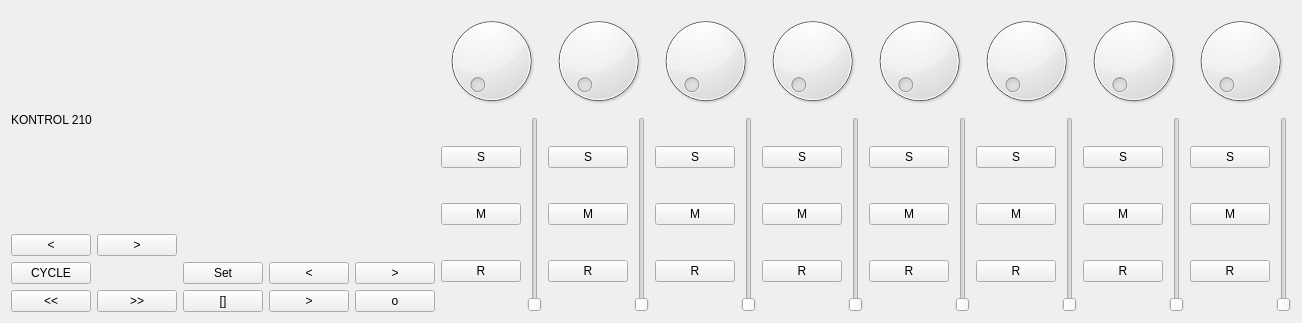
<?xml version="1.0" encoding="UTF-8"?>
<ui version="4.0">
 <class>nanoKontrol2Widget</class>
 <widget class="QWidget" name="nanoKontrol2Widget">
  <property name="geometry">
   <rect>
    <x>0</x>
    <y>0</y>
    <width>1069</width>
    <height>323</height>
   </rect>
  </property>
  <property name="windowTitle">
   <string>Form</string>
  </property>
  <layout class="QHBoxLayout" name="horizontalLayout_4">
   <item>
    <layout class="QHBoxLayout" name="horizontalLayout">
     <item>
      <layout class="QVBoxLayout" name="verticalLayout">
       <item>
        <widget class="QLabel" name="label">
         <property name="text">
          <string>KONTROL 210</string>
         </property>
        </widget>
       </item>
       <item>
        <layout class="QGridLayout" name="gridLayout">
         <property name="sizeConstraint">
          <enum>QLayout::SetDefaultConstraint</enum>
         </property>
         <item row="2" column="1">
          <widget class="QPushButton" name="pushButton_5">
           <property name="sizePolicy">
            <sizepolicy hsizetype="Fixed" vsizetype="Fixed">
             <horstretch>0</horstretch>
             <verstretch>0</verstretch>
            </sizepolicy>
           </property>
           <property name="text">
            <string>&gt;&gt;</string>
           </property>
          </widget>
         </item>
         <item row="2" column="2">
          <widget class="QPushButton" name="pushButton_6">
           <property name="sizePolicy">
            <sizepolicy hsizetype="Fixed" vsizetype="Fixed">
             <horstretch>0</horstretch>
             <verstretch>0</verstretch>
            </sizepolicy>
           </property>
           <property name="text">
            <string>[]</string>
           </property>
          </widget>
         </item>
         <item row="1" column="0">
          <widget class="QPushButton" name="pushButton_3">
           <property name="sizePolicy">
            <sizepolicy hsizetype="Fixed" vsizetype="Fixed">
             <horstretch>0</horstretch>
             <verstretch>0</verstretch>
            </sizepolicy>
           </property>
           <property name="text">
            <string>CYCLE</string>
           </property>
          </widget>
         </item>
         <item row="1" column="2">
          <widget class="QPushButton" name="pushButton_7">
           <property name="sizePolicy">
            <sizepolicy hsizetype="Fixed" vsizetype="Fixed">
             <horstretch>0</horstretch>
             <verstretch>0</verstretch>
            </sizepolicy>
           </property>
           <property name="text">
            <string>Set</string>
           </property>
          </widget>
         </item>
         <item row="0" column="1">
          <widget class="QPushButton" name="pushButton_2">
           <property name="sizePolicy">
            <sizepolicy hsizetype="Fixed" vsizetype="Fixed">
             <horstretch>0</horstretch>
             <verstretch>0</verstretch>
            </sizepolicy>
           </property>
           <property name="text">
            <string>&gt;</string>
           </property>
          </widget>
         </item>
         <item row="1" column="3">
          <widget class="QPushButton" name="pushButton_8">
           <property name="sizePolicy">
            <sizepolicy hsizetype="Fixed" vsizetype="Fixed">
             <horstretch>0</horstretch>
             <verstretch>0</verstretch>
            </sizepolicy>
           </property>
           <property name="text">
            <string>&lt;</string>
           </property>
          </widget>
         </item>
         <item row="2" column="0">
          <widget class="QPushButton" name="pushButton_4">
           <property name="sizePolicy">
            <sizepolicy hsizetype="Fixed" vsizetype="Fixed">
             <horstretch>0</horstretch>
             <verstretch>0</verstretch>
            </sizepolicy>
           </property>
           <property name="text">
            <string>&lt;&lt;</string>
           </property>
          </widget>
         </item>
         <item row="1" column="4">
          <widget class="QPushButton" name="pushButton_9">
           <property name="sizePolicy">
            <sizepolicy hsizetype="Fixed" vsizetype="Fixed">
             <horstretch>0</horstretch>
             <verstretch>0</verstretch>
            </sizepolicy>
           </property>
           <property name="text">
            <string>&gt;</string>
           </property>
          </widget>
         </item>
         <item row="2" column="3">
          <widget class="QPushButton" name="pushButton_10">
           <property name="sizePolicy">
            <sizepolicy hsizetype="Fixed" vsizetype="Fixed">
             <horstretch>0</horstretch>
             <verstretch>0</verstretch>
            </sizepolicy>
           </property>
           <property name="text">
            <string>&gt;</string>
           </property>
          </widget>
         </item>
         <item row="2" column="4">
          <widget class="QPushButton" name="pushButton_11">
           <property name="sizePolicy">
            <sizepolicy hsizetype="Fixed" vsizetype="Fixed">
             <horstretch>0</horstretch>
             <verstretch>0</verstretch>
            </sizepolicy>
           </property>
           <property name="text">
            <string>o</string>
           </property>
          </widget>
         </item>
         <item row="0" column="0">
          <widget class="QPushButton" name="pushButton">
           <property name="sizePolicy">
            <sizepolicy hsizetype="Fixed" vsizetype="Fixed">
             <horstretch>0</horstretch>
             <verstretch>0</verstretch>
            </sizepolicy>
           </property>
           <property name="text">
            <string>&lt;</string>
           </property>
          </widget>
         </item>
        </layout>
       </item>
      </layout>
     </item>
    </layout>
   </item>
   <item>
    <layout class="QVBoxLayout" name="verticalLayout_11">
     <item>
      <layout class="QHBoxLayout" name="horizontalLayout_3">
       <item>
        <widget class="QDial" name="dial"/>
       </item>
       <item>
        <widget class="QDial" name="dial_2"/>
       </item>
       <item>
        <widget class="QDial" name="dial_3"/>
       </item>
       <item>
        <widget class="QDial" name="dial_4"/>
       </item>
       <item>
        <widget class="QDial" name="dial_5"/>
       </item>
       <item>
        <widget class="QDial" name="dial_6"/>
       </item>
       <item>
        <widget class="QDial" name="dial_7"/>
       </item>
       <item>
        <widget class="QDial" name="dial_8"/>
       </item>
      </layout>
     </item>
     <item>
      <layout class="QHBoxLayout" name="horizontalLayout_2">
       <item>
        <layout class="QVBoxLayout" name="verticalLayout_2">
         <item>
          <widget class="QPushButton" name="pushButton_12">
           <property name="text">
            <string>S</string>
           </property>
           <property name="flat">
            <bool>false</bool>
           </property>
          </widget>
         </item>
         <item>
          <widget class="QPushButton" name="pushButton_13">
           <property name="text">
            <string>M</string>
           </property>
          </widget>
         </item>
         <item>
          <widget class="QPushButton" name="pushButton_14">
           <property name="text">
            <string>R</string>
           </property>
          </widget>
         </item>
        </layout>
       </item>
       <item>
        <widget class="QSlider" name="verticalSlider">
         <property name="orientation">
          <enum>Qt::Vertical</enum>
         </property>
        </widget>
       </item>
       <item>
        <layout class="QVBoxLayout" name="verticalLayout_4">
         <item>
          <widget class="QPushButton" name="pushButton_18">
           <property name="text">
            <string>S</string>
           </property>
           <property name="flat">
            <bool>false</bool>
           </property>
          </widget>
         </item>
         <item>
          <widget class="QPushButton" name="pushButton_19">
           <property name="text">
            <string>M</string>
           </property>
          </widget>
         </item>
         <item>
          <widget class="QPushButton" name="pushButton_20">
           <property name="text">
            <string>R</string>
           </property>
          </widget>
         </item>
        </layout>
       </item>
       <item>
        <widget class="QSlider" name="verticalSlider_2">
         <property name="orientation">
          <enum>Qt::Vertical</enum>
         </property>
        </widget>
       </item>
       <item>
        <layout class="QVBoxLayout" name="verticalLayout_5">
         <item>
          <widget class="QPushButton" name="pushButton_21">
           <property name="text">
            <string>S</string>
           </property>
           <property name="flat">
            <bool>false</bool>
           </property>
          </widget>
         </item>
         <item>
          <widget class="QPushButton" name="pushButton_22">
           <property name="text">
            <string>M</string>
           </property>
          </widget>
         </item>
         <item>
          <widget class="QPushButton" name="pushButton_23">
           <property name="text">
            <string>R</string>
           </property>
          </widget>
         </item>
        </layout>
       </item>
       <item>
        <widget class="QSlider" name="verticalSlider_3">
         <property name="orientation">
          <enum>Qt::Vertical</enum>
         </property>
        </widget>
       </item>
       <item>
        <layout class="QVBoxLayout" name="verticalLayout_6">
         <item>
          <widget class="QPushButton" name="pushButton_24">
           <property name="text">
            <string>S</string>
           </property>
           <property name="flat">
            <bool>false</bool>
           </property>
          </widget>
         </item>
         <item>
          <widget class="QPushButton" name="pushButton_25">
           <property name="text">
            <string>M</string>
           </property>
          </widget>
         </item>
         <item>
          <widget class="QPushButton" name="pushButton_26">
           <property name="text">
            <string>R</string>
           </property>
          </widget>
         </item>
        </layout>
       </item>
       <item>
        <widget class="QSlider" name="verticalSlider_4">
         <property name="orientation">
          <enum>Qt::Vertical</enum>
         </property>
        </widget>
       </item>
       <item>
        <layout class="QVBoxLayout" name="verticalLayout_7">
         <item>
          <widget class="QPushButton" name="pushButton_27">
           <property name="text">
            <string>S</string>
           </property>
           <property name="flat">
            <bool>false</bool>
           </property>
          </widget>
         </item>
         <item>
          <widget class="QPushButton" name="pushButton_28">
           <property name="text">
            <string>M</string>
           </property>
          </widget>
         </item>
         <item>
          <widget class="QPushButton" name="pushButton_29">
           <property name="text">
            <string>R</string>
           </property>
          </widget>
         </item>
        </layout>
       </item>
       <item>
        <widget class="QSlider" name="verticalSlider_8">
         <property name="orientation">
          <enum>Qt::Vertical</enum>
         </property>
        </widget>
       </item>
       <item>
        <layout class="QVBoxLayout" name="verticalLayout_8">
         <item>
          <widget class="QPushButton" name="pushButton_30">
           <property name="text">
            <string>S</string>
           </property>
           <property name="flat">
            <bool>false</bool>
           </property>
          </widget>
         </item>
         <item>
          <widget class="QPushButton" name="pushButton_31">
           <property name="text">
            <string>M</string>
           </property>
          </widget>
         </item>
         <item>
          <widget class="QPushButton" name="pushButton_32">
           <property name="text">
            <string>R</string>
           </property>
          </widget>
         </item>
        </layout>
       </item>
       <item>
        <widget class="QSlider" name="verticalSlider_7">
         <property name="orientation">
          <enum>Qt::Vertical</enum>
         </property>
        </widget>
       </item>
       <item>
        <layout class="QVBoxLayout" name="verticalLayout_9">
         <item>
          <widget class="QPushButton" name="pushButton_33">
           <property name="text">
            <string>S</string>
           </property>
           <property name="flat">
            <bool>false</bool>
           </property>
          </widget>
         </item>
         <item>
          <widget class="QPushButton" name="pushButton_34">
           <property name="text">
            <string>M</string>
           </property>
          </widget>
         </item>
         <item>
          <widget class="QPushButton" name="pushButton_35">
           <property name="text">
            <string>R</string>
           </property>
          </widget>
         </item>
        </layout>
       </item>
       <item>
        <widget class="QSlider" name="verticalSlider_5">
         <property name="orientation">
          <enum>Qt::Vertical</enum>
         </property>
        </widget>
       </item>
       <item>
        <layout class="QVBoxLayout" name="verticalLayout_10">
         <item>
          <widget class="QPushButton" name="pushButton_36">
           <property name="text">
            <string>S</string>
           </property>
           <property name="flat">
            <bool>false</bool>
           </property>
          </widget>
         </item>
         <item>
          <widget class="QPushButton" name="pushButton_37">
           <property name="text">
            <string>M</string>
           </property>
          </widget>
         </item>
         <item>
          <widget class="QPushButton" name="pushButton_38">
           <property name="text">
            <string>R</string>
           </property>
          </widget>
         </item>
        </layout>
       </item>
       <item>
        <widget class="QSlider" name="verticalSlider_6">
         <property name="orientation">
          <enum>Qt::Vertical</enum>
         </property>
        </widget>
       </item>
      </layout>
     </item>
    </layout>
   </item>
  </layout>
 </widget>
 <resources/>
 <connections/>
</ui>
